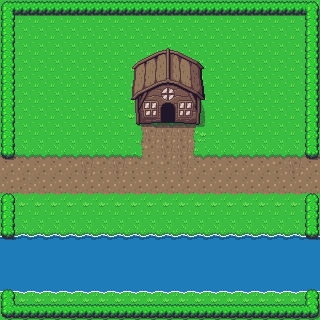

Rendered tile map (Tiled .tmx) drawn with the repository's tilesets; below, a short description and the full map source, tile grids included:
An orthogonal 20x20 tile map with 16x16 px tiles, 2 tile layers (Ground, Oggetti) and 7 objects.

<map version="1.8" tiledversion="1.8.2" orientation="orthogonal" renderorder="left-down" width="20" height="20" tilewidth="16" tileheight="16" infinite="0" nextlayerid="4" nextobjectid="8">
 <tileset firstgid="1" source="../Tileset/Overworld.tsx" />
 <layer id="1" name="Ground" width="20" height="20">
  <data encoding="csv">
1,1,1,1,1,1,1,1,1,1,1,1,1,1,1,1,1,1,1,1,
1,1,1,1,1,1,1,1,1,1,1,1,1,1,1,1,1,1,1,1,
1,1,1,1,1,1,1,1,1,1,1,1,1,1,1,1,1,1,1,1,
1,1,1,1,1,1,1,1,1,1,1,1,1,1,1,1,1,1,1,1,
1,1,1,1,1,1,1,1,1,1,1,1,1,1,1,1,1,1,1,1,
1,1,1,1,1,1,1,1,1,1,1,1,1,1,1,1,1,1,1,1,
1,1,1,1,1,1,1,1,1,1,1,1,1,1,1,1,1,1,1,1,
1,1,1,1,1,1,1,1,1161,1162,1162,1162,1163,1,1,1,1,1,1,1,
1,1,1,1,1,1,1,1,1201,1402,1402,1402,1203,1,1,1,1,1,1,1,
1162,1162,1162,1162,1162,1162,1162,1162,1322,1283,1402,1402,1321,1162,1162,1162,1162,1162,1162,1162,
1202,1202,1202,1202,1202,1402,1283,1402,1283,1283,1283,1402,1202,1202,1202,1202,1202,1283,1402,1202,
1202,1283,1202,1202,1202,1202,1202,1202,1202,1202,1202,1202,1202,1202,1202,1202,1202,1202,1202,1202,
1242,1242,1242,1242,1242,1242,1242,1242,1242,1242,1242,1242,1242,1242,1242,1242,1242,1242,1242,1242,
1,1,1,1,1,1,1,1,1,1,1,1,1,1,1,1,1,1,1,1,
244,244,244,244,244,244,244,244,244,244,244,244,244,244,244,244,244,244,244,244,
284,284,284,284,284,284,284,284,284,284,284,284,284,284,284,284,284,284,284,284,
284,284,284,284,284,284,284,284,284,284,284,284,284,284,284,284,284,284,284,284,
284,284,284,284,284,284,284,284,284,284,284,284,284,284,284,284,284,284,284,284,
324,324,324,324,324,324,324,324,324,324,324,324,324,324,324,324,324,324,324,324,
1,1,1,1,1,1,1,1,1,1,1,1,1,1,1,1,1,1,1,1
</data>
 </layer>
 <layer id="2" name="Oggetti" width="20" height="20">
  <properties>
   <property name="unity:SortLayer" value="Player" />
  </properties>
  <data encoding="csv">
522,523,523,523,523,523,523,523,523,523,523,523,523,523,523,523,523,523,523,524,
562,0,0,0,0,0,0,0,0,0,0,0,0,0,0,0,0,0,0,564,
562,0,0,0,0,0,0,0,0,0,0,0,0,0,0,0,0,0,0,564,
562,0,0,0,0,0,0,0,7,8,9,10,11,0,0,0,0,0,0,564,
562,0,0,0,0,0,0,0,47,48,49,50,51,0,0,0,0,0,0,564,
562,0,0,0,0,0,0,0,87,88,89,90,91,0,0,0,0,0,0,564,
562,0,0,0,0,0,0,0,127,128,129,130,131,0,0,0,0,0,0,564,
562,0,0,0,0,0,0,0,167,168,169,170,171,0,0,0,0,0,0,564,
562,0,0,0,0,0,0,0,0,0,0,0,0,0,0,0,0,0,0,562,
601,0,0,0,0,0,0,0,0,0,0,0,0,0,0,0,0,0,0,601,
0,0,0,0,0,0,0,0,0,0,0,0,0,0,0,0,0,0,0,0,
0,0,0,0,0,0,0,0,0,0,0,0,0,0,0,0,0,0,0,0,
561,0,0,0,0,0,0,0,0,0,0,0,0,0,0,0,0,0,0,561,
562,0,0,0,0,0,0,0,0,0,0,0,0,0,0,0,0,0,0,562,
601,0,0,0,0,0,0,0,0,0,0,0,0,0,0,0,0,0,0,601,
0,0,0,0,0,0,0,0,0,0,0,0,0,0,0,0,0,0,0,0,
0,0,0,0,0,0,0,0,0,0,0,0,0,0,0,0,0,0,0,0,
0,0,0,0,0,0,0,0,0,0,0,0,0,0,0,0,0,0,0,0,
561,0,0,0,0,0,0,0,0,0,0,0,0,0,0,0,0,0,0,561,
602,603,603,603,603,603,603,603,603,603,603,603,603,603,603,603,603,603,603,604
</data>
 </layer>
 <objectgroup id="3" name="CollisionMask">
  <object id="1" x="-0.666667" y="236" width="320" height="56" />
  <object id="2" x="-1.33333" y="-1.33333" width="16" height="158" />
  <object id="3" x="-2.66667" y="-2.66667" width="322.667" height="19.3333" />
  <object id="4" x="302.667" y="-2.66667" width="18" height="158.667" />
  <object id="5" x="303.333" y="190.667" width="16.7273" height="45.1818" />
  <object id="6" x="0" y="192" width="16" height="43.3333" />
  <object id="7" x="160.5" y="125.5">
   <polygon points="0,0 -25.25,-0.25 -26,-25.5 -30.25,-25.5 -29.75,-56.25 8,-63.75 43.5,-55 45.75,-25.5 40.75,-25.5 39.5,-0.75 14.5,-1 14.75,-12.25 -0.25,-12.25" />
  </object>
 </objectgroup>
</map>
